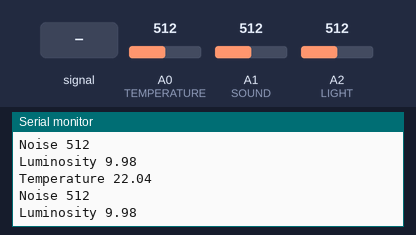
A sketch run on a simulated Arduino Uno, built with avr-gcc and run on an emulated ATmega328P. Parts: the last lines printed to the serial monitor. Inputs (shaded band) come from the test bench; at power-on: A2 (LIGHT) = 512, A0 (TEMPERATURE) = 512, A1 (SOUND) = 512.

Above: at 1.8 s.
1.9 s: A2 (LIGHT) set to 0
At 2.6 s:
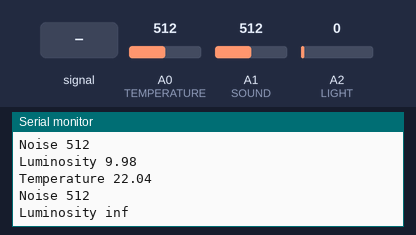
4.5 s: A1 (SOUND) fed a 200 Hz sine of ±81 counts around its level
6.0 s: A0 (TEMPERATURE) set to 716
At 6.8 s:
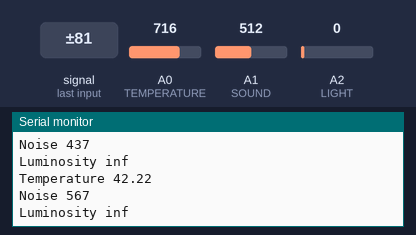
7.5 s: A1 (SOUND) set to 716
At 8.7 s:
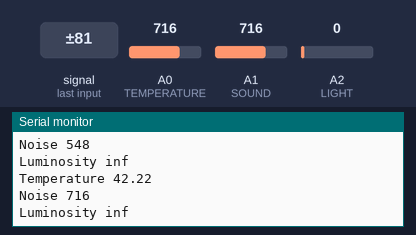
9.0 s: A1 (SOUND) fed a 1000 Hz sine of ±255 counts around its level
10.5 s: A2 (LIGHT) set to 122
At 11.8 s:
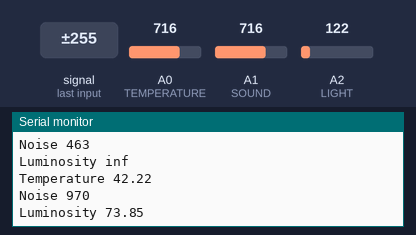
Timing chart, 0 to 13.0 s (numbered marks = the images above; inputs shaded):
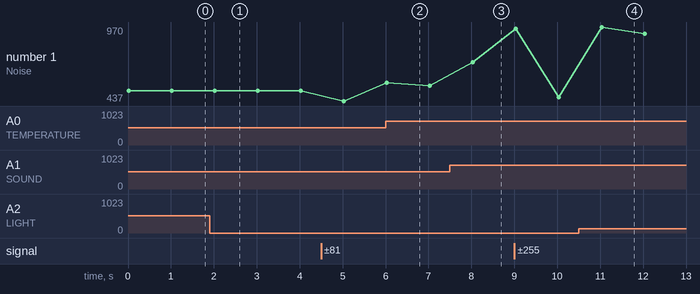

Measured:
- after the input at 1.9 s, the serial monitor: prints a new line after 0.14 s (image 1)
- after the input at 6.0 s, the serial monitor: prints a new line at once (image 2)
- after the input at 7.5 s, the serial monitor: prints a new line after 0.53 s (image 3)
- after the input at 10.5 s, the serial monitor: prints a new line after 0.55 s (image 4)
- plotted number 1: 512 → 437 after the input at 4.5 s, 548 → 716 after the input at 7.5 s, 716 → 463 after the input at 9.0 s, 463 → 920 after the input at 10.5 s

The sketch:

osnv1.ino
```cpp
#define VERSION "1.00a0"
#define TEMPERATURE 0
#define SOUND 1
#define LIGHT 2

// Global variables
float temperature, light;
int sound;

float get_temperature()
{

    int a0;
    float t, resistance;

    a0 = analogRead(TEMPERATURE);
    resistance=(float)(1023-a0)*10000/a0;
    t=1/(log(resistance/10000)/3975+1/298.15)-276.15;

    return t;
}

int get_sound()
{
    return analogRead(SOUND);
}

float get_light()
{
    int a2 = analogRead(LIGHT);
    float l=(float)(1023-a2)*10/a2;
    return l;
}

void setup()
{
    Serial.begin(9600);
}

void loop()
{
    temperature = get_temperature();
    sound = get_sound();
    light = get_light();

    // Print temperature
    Serial.print("Temperature ");
    Serial.print(temperature);
    Serial.println();

    // Print noise level
    Serial.print("Noise ");
    Serial.print(sound);
    Serial.println();

    // Print luminosity
    Serial.print("Luminosity ");
    Serial.print(light);
    Serial.println();

    delay(1000);
}
```
